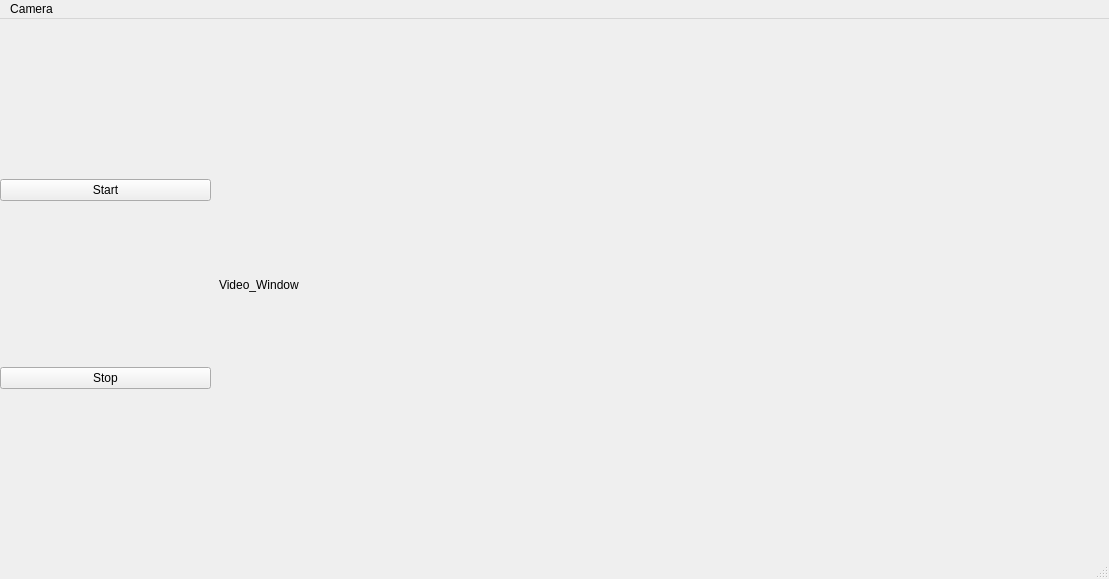
<?xml version="1.0" encoding="UTF-8"?>
<ui version="4.0">
 <class>MainWindow</class>
 <widget class="QMainWindow" name="MainWindow">
  <property name="geometry">
   <rect>
    <x>0</x>
    <y>0</y>
    <width>1109</width>
    <height>579</height>
   </rect>
  </property>
  <property name="windowTitle">
   <string>MainWindow</string>
  </property>
  <widget class="QWidget" name="centralwidget">
   <widget class="QWidget" name="verticalLayoutWidget">
    <property name="geometry">
     <rect>
      <x>0</x>
      <y>0</y>
      <width>211</width>
      <height>531</height>
     </rect>
    </property>
    <layout class="QVBoxLayout" name="verticalLayout">
     <item>
      <widget class="QPushButton" name="pushButton_2">
       <property name="text">
        <string>Start</string>
       </property>
      </widget>
     </item>
     <item>
      <widget class="QPushButton" name="pushButton">
       <property name="text">
        <string>Stop</string>
       </property>
      </widget>
     </item>
    </layout>
   </widget>
   <widget class="QWidget" name="verticalLayoutWidget_2">
    <property name="geometry">
     <rect>
      <x>219</x>
      <y>0</y>
      <width>881</width>
      <height>531</height>
     </rect>
    </property>
    <layout class="QVBoxLayout" name="verticalLayout_2">
     <item>
      <widget class="QLabel" name="videolabel">
       <property name="text">
        <string>Video_Window</string>
       </property>
      </widget>
     </item>
    </layout>
   </widget>
  </widget>
  <widget class="QMenuBar" name="menubar">
   <property name="geometry">
    <rect>
     <x>0</x>
     <y>0</y>
     <width>1109</width>
     <height>23</height>
    </rect>
   </property>
   <widget class="QMenu" name="menuCamera">
    <property name="title">
     <string>Camera</string>
    </property>
   </widget>
   <addaction name="menuCamera"/>
  </widget>
  <widget class="QStatusBar" name="statusbar"/>
 </widget>
 <resources/>
 <connections/>
</ui>
